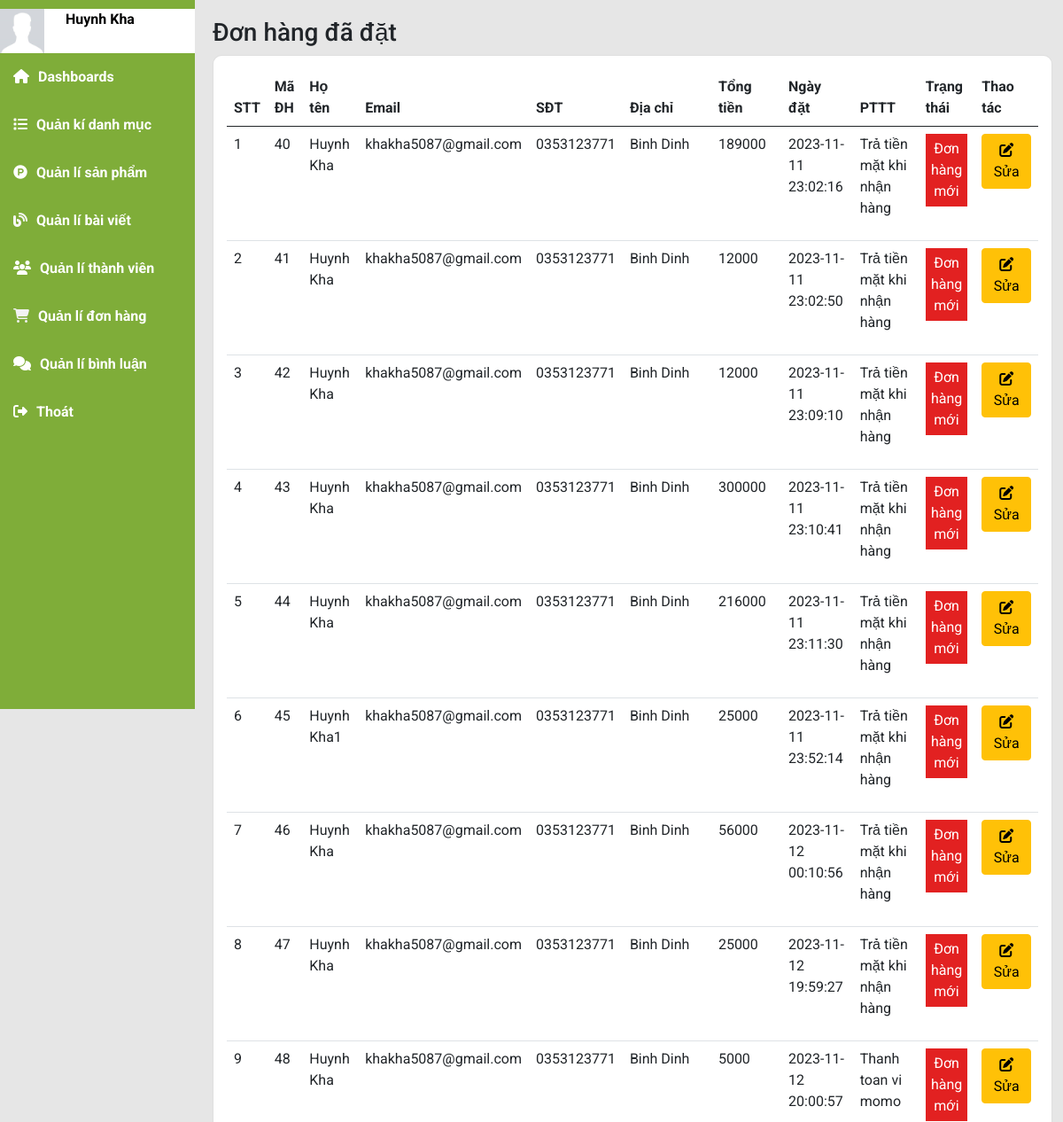
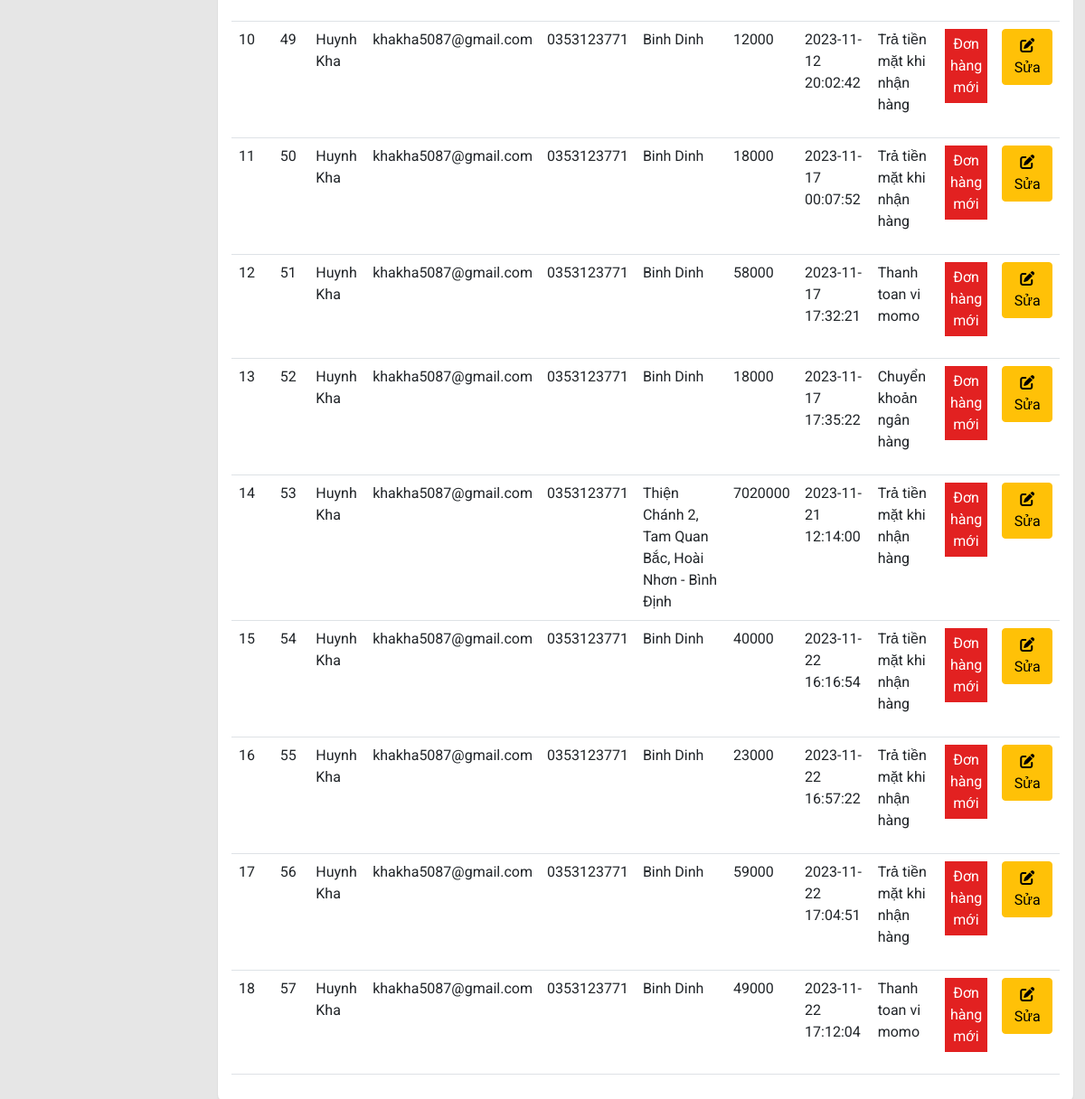
The page /index.php?mod=admin&act=admin_donhang (signed in) on the database its author committed (2 pictures, top to bottom).
### tables this page shows
CREATE TABLE `donhang` (
  `MaDH` int NOT NULL,
  `HoTen` varchar(50) NOT NULL,
  `Email` varchar(50) NOT NULL,
  `SoDienThoai` varchar(50) NOT NULL,
  `DiaChi` varchar(255) NOT NULL,
  `Quyen` tinyint(1) NOT NULL DEFAULT '0',
  `GhiChu` text NOT NULL,
  `TongTien` int NOT NULL DEFAULT '0',
  `NgayDat` datetime NOT NULL DEFAULT CURRENT_TIMESTAMP,
  `MaTK` int NOT NULL,
  `PhuongThucTT` tinyint NOT NULL DEFAULT '1' COMMENT '1.Trả tiền mặt khi nhận hàng 2.Chuyển khoản ngân hàng 3.Thanh toan vi momo',
  `TrangThai` tinyint(1) NOT NULL DEFAULT '0' COMMENT '0.Đơn hàng mới 1.Đang xử lý 2.Đang giao hàng 3.Đã giao	',
  `MaDHRandom` varchar(20) NOT NULL
);

### model/m_pdo.php (called while the page is built, shortened)
<?php
function pdo_get_connection(){
    $dburl = "mysql:host=localhost;dbname=organic;charset=utf8";
    $username = 'root';
    $password = '';
    $conn = new PDO($dburl, $username, $password);
    $conn->setAttribute(PDO::ATTR_ERRMODE, PDO::ERRMODE_EXCEPTION);
    return $conn;
}
function pdo_query($sql){
    $sql_args = array_slice(func_get_args(), 1);
    try{
        $conn = pdo_get_connection();
        $stmt = $conn->prepare($sql);
        $stmt->execute($sql_args);
        $rows = $stmt->fetchAll();
        return $rows;
    }
    catch(PDOException $e){
        throw $e;
    }
    finally{
        unset($conn);
    }
}

### model/m_admin.php (called while the page is built, shortened)
<?php
    include_once 'model/m_pdo.php';
        function get_donhangadmin(){
            return pdo_query("SELECT * FROM donhang");
        }
?>

### view/admin/v_admin_donhang.php (the view, shortened to what this page needs)
<div class="main-content">
    <h3 class="title-page">
        Đơn hàng đã đặt
    </h3>
    <section class="row">
        <div class="col-sm-12 col-md-12 col xl-12">
            <div class="card chart">
                <table class="table">
                    <thead>
                        <tr>
                            <th>STT</th>
                            <th>Mã ĐH</th>
                            <th>Họ tên</th>
                            <th>Email</th>
                            <th>SĐT</th>
                            <th>Địa chỉ</th>
                            <th>Tổng tiền</th>
                            <th>Ngày đặt</th>
                            <th>PTTT</th>
                            <th>Trạng thái</th>
                            <th>Thao tác</th>
                        </tr>
                    </thead>
                    <tbody>
                        <?php
                            $stt = 1;
                            foreach($donghangall as $order):
                        ?>
                        <tr>
                            <td><?=$stt?></td>
                            <td><?=$order['MaDH']?></td>
                            <td><?=$order['HoTen']?></td>
                            <td><?=$order['Email']?></td>
                            <td><?=$order['SoDienThoai']?></td>
                            <td style="width:100px"><?=$order['DiaChi']?></td>
                            <td><?=$order['TongTien']?></td>
                            <td><?=$order['NgayDat']?></td>
                            <td>
                                <?php
                                    switch ($order['PhuongThucTT']) {
                                        case '1':
                                            echo '<p style="color:#;">Trả tiền mặt khi nhận hàng</p>';
                                            break;
                                        case '2':
                                            echo '<p style="color:#;">Chuyển khoản ngân hàng</p>';
                                            break;
                                        case '3':
                                            echo '<p style="color:#;">Thanh toan vi momo</p>';
                                            break;
                                    }
                                ?>
                            </td>
                            <td>
                                <?php
                                    switch ($order['TrangThai']) {
                                        case '0':
                                            echo '<p style="text-align: center; color:#fff; padding:5px 5px; background-color: #e22121;">Đơn hàng mới</p>';
                                            break;
                                    }
                                ?>
                            </td>
                            <td>
                                <a href="index.php?mod=admin&act=admin_edit_donhang&MaDH=<?=$order['MaDH']?>" class="btn btn-warning"><i class="fa-solid fa-pen-to-square"></i> Sửa</a>
                            </td>
                        </tr>
                        <?php
                            $stt++;
                            endforeach;
                        ?>
                    </tbody>
                </table>
            </div>
        </div>
    </section>
</div>

### view/css/admin.css (style rules this page uses)
* { padding: 0; margin: 0; box-sizing: border-box; font-family: 'Roboto', sans-serif; }
body { background-color: #e6e6e6; }
.main-content { padding-left: 240px; padding-bottom: 20px; }
.main-content .title-page { padding-top: 20px; }
.chart { padding: 15px; border-radius: 10px; }

### rows shown on the page
donhang: MaDH "40", HoTen "Huynh Kha", Email "khakha5087@gmail.com", SoDienThoai "0353123771", DiaChi "Binh Dinh", TongTien "189000", NgayDat "2023-11-11 23:02:16", PhuongThucTT "Trả tiền mặt khi nhận hàng", TrangThai "Đơn hàng mới"
donhang: MaDH "41", HoTen "Huynh Kha", Email "khakha5087@gmail.com", SoDienThoai "0353123771", DiaChi "Binh Dinh", TongTien "12000", NgayDat "2023-11-11 23:02:50", PhuongThucTT "Trả tiền mặt khi nhận hàng", TrangThai "Đơn hàng mới"
donhang: MaDH "42", HoTen "Huynh Kha", Email "khakha5087@gmail.com", SoDienThoai "0353123771", DiaChi "Binh Dinh", TongTien "12000", NgayDat "2023-11-11 23:09:10", PhuongThucTT "Trả tiền mặt khi nhận hàng", TrangThai "Đơn hàng mới"
donhang: MaDH "43", HoTen "Huynh Kha", Email "khakha5087@gmail.com", SoDienThoai "0353123771", DiaChi "Binh Dinh", TongTien "300000", NgayDat "2023-11-11 23:10:41", PhuongThucTT "Trả tiền mặt khi nhận hàng", TrangThai "Đơn hàng mới"
donhang: MaDH "44", HoTen "Huynh Kha", Email "khakha5087@gmail.com", SoDienThoai "0353123771", DiaChi "Binh Dinh", TongTien "216000", NgayDat "2023-11-11 23:11:30", PhuongThucTT "Trả tiền mặt khi nhận hàng", TrangThai "Đơn hàng mới"
donhang: MaDH "45", HoTen "Huynh Kha1", Email "khakha5087@gmail.com", SoDienThoai "0353123771", DiaChi "Binh Dinh", TongTien "25000", NgayDat "2023-11-11 23:52:14", PhuongThucTT "Trả tiền mặt khi nhận hàng", TrangThai "Đơn hàng mới"
donhang: MaDH "46", HoTen "Huynh Kha", Email "khakha5087@gmail.com", SoDienThoai "0353123771", DiaChi "Binh Dinh", TongTien "56000", NgayDat "2023-11-12 00:10:56", PhuongThucTT "Trả tiền mặt khi nhận hàng", TrangThai "Đơn hàng mới"
donhang: MaDH "47", HoTen "Huynh Kha", Email "khakha5087@gmail.com", SoDienThoai "0353123771", DiaChi "Binh Dinh", TongTien "25000", NgayDat "2023-11-12 19:59:27", PhuongThucTT "Trả tiền mặt khi nhận hàng", TrangThai "Đơn hàng mới"
donhang: MaDH "48", HoTen "Huynh Kha", Email "khakha5087@gmail.com", SoDienThoai "0353123771", DiaChi "Binh Dinh", TongTien "5000", NgayDat "2023-11-12 20:00:57", PhuongThucTT "Thanh toan vi momo", TrangThai "Đơn hàng mới"
donhang: MaDH "49", HoTen "Huynh Kha", Email "khakha5087@gmail.com", SoDienThoai "0353123771", DiaChi "Binh Dinh", TongTien "12000", NgayDat "2023-11-12 20:02:42", PhuongThucTT "Trả tiền mặt khi nhận hàng", TrangThai "Đơn hàng mới"
donhang: MaDH "50", HoTen "Huynh Kha", Email "khakha5087@gmail.com", SoDienThoai "0353123771", DiaChi "Binh Dinh", TongTien "18000", NgayDat "2023-11-17 00:07:52", PhuongThucTT "Trả tiền mặt khi nhận hàng", TrangThai "Đơn hàng mới"
donhang: MaDH "51", HoTen "Huynh Kha", Email "khakha5087@gmail.com", SoDienThoai "0353123771", DiaChi "Binh Dinh", TongTien "58000", NgayDat "2023-11-17 17:32:21", PhuongThucTT "Thanh toan vi momo", TrangThai "Đơn hàng mới"
donhang: MaDH "52", HoTen "Huynh Kha", Email "khakha5087@gmail.com", SoDienThoai "0353123771", DiaChi "Binh Dinh", TongTien "18000", NgayDat "2023-11-17 17:35:22", PhuongThucTT "Chuyển khoản ngân hàng", TrangThai "Đơn hàng mới"
donhang: MaDH "53", HoTen "Huynh Kha", Email "khakha5087@gmail.com", SoDienThoai "0353123771", DiaChi "Thiện Chánh 2, Tam Quan Bắc, Hoài Nhơn - Bình Định", TongTien "7020000", NgayDat "2023-11-21 12:14:00", PhuongThucTT "Trả tiền mặt khi nhận hàng", TrangThai "Đơn hàng mới"
donhang: MaDH "54", HoTen "Huynh Kha", Email "khakha5087@gmail.com", SoDienThoai "0353123771", DiaChi "Binh Dinh", TongTien "40000", NgayDat "2023-11-22 16:16:54", PhuongThucTT "Trả tiền mặt khi nhận hàng", TrangThai "Đơn hàng mới"
donhang: MaDH "55", HoTen "Huynh Kha", Email "khakha5087@gmail.com", SoDienThoai "0353123771", DiaChi "Binh Dinh", TongTien "23000", NgayDat "2023-11-22 16:57:22", PhuongThucTT "Trả tiền mặt khi nhận hàng", TrangThai "Đơn hàng mới"
donhang: MaDH "56", HoTen "Huynh Kha", Email "khakha5087@gmail.com", SoDienThoai "0353123771", DiaChi "Binh Dinh", TongTien "59000", NgayDat "2023-11-22 17:04:51", PhuongThucTT "Trả tiền mặt khi nhận hàng", TrangThai "Đơn hàng mới"
donhang: MaDH "57", HoTen "Huynh Kha", Email "khakha5087@gmail.com", SoDienThoai "0353123771", DiaChi "Binh Dinh", TongTien "49000", NgayDat "2023-11-22 17:12:04", PhuongThucTT "Thanh toan vi momo", TrangThai "Đơn hàng mới"

### other values the page prints
$_SESSION['user']['HoTen'] "Huynh Kha"
